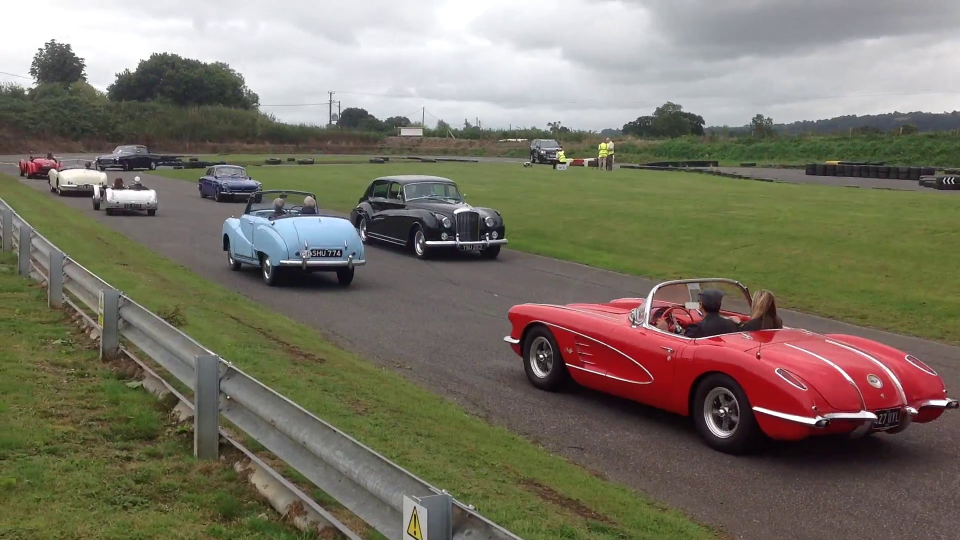
#> input picture Tools/cv/car.jpg, 1920 x 1080 px (shown at 1/2 size)
$ python -i convert_IR_video_to_gray_multiple.py   (imports and definitions only)
#> lines starting #> are read from the running program, lines starting #| are printed output that depends on the picture
import cv2
import time
import os
from pathlib import Path


def convert_to_ir_to_gray_video(filename):
#> called with filename = 'cv/car.jpg'
	cap = cv2.VideoCapture(filename)
	fourcc = cv2.VideoWriter_fourcc(*'XVID')
	output_file = 'out/'+ filename.split('/')[-1] +'_gray.avi'
	print(output_file)
	out = cv2.VideoWriter(output_file ,fourcc, 30.0, (368,368), isColor=False)
	while True:
		ret, frame = cap.read()
#> frame is the input picture: shape (1080, 1920, 3); mean B, G, R 100.8, 115.6, 121.7
		#time.sleep(0.1)

		if frame is not None:
		    frame = cv2.resize(frame, (368,368))
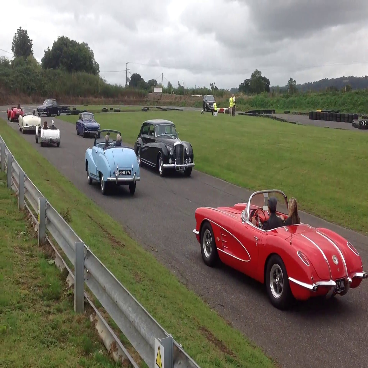
#> frame: shape (368, 368, 3); mean B, G, R 100.7, 115.5, 121.6
		    #cv2.imshow('frame1',frame)
		    frame = cv2.cvtColor(frame,cv2.COLOR_BGR2GRAY)
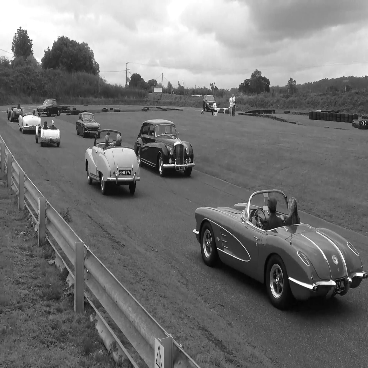
#> frame: shape (368, 368); min 3, max 255, mean 115.6
		    out.write(frame)
		    cv2.imwrite('img.jpg',frame)
		    #cv2.imshow('frame',frame)
		    if cv2.waitKey(1) & 0xFF == ord('q'):
#> (key q is pressed here)
		        break
		if frame is None:
		    break
	cap.release()
	out.release()
	cv2.destroyAllWindows()

# [6 lines not run here, left out]


>>> result = convert_to_ir_to_gray_video('cv/car.jpg')
